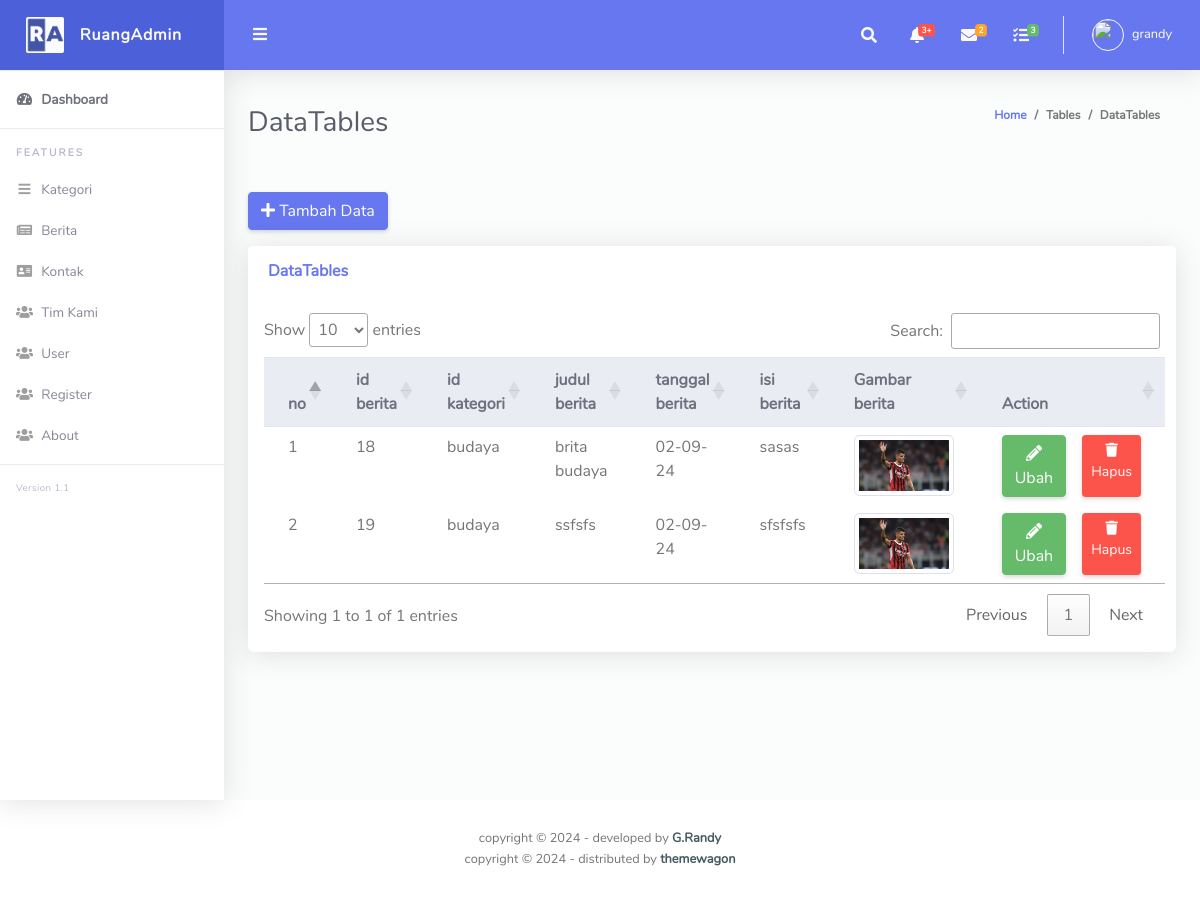
/admin/?page=berita/index (signed in), run on the app's committed database.
### tables this page shows
CREATE TABLE `berita` (
  `id_berita` int(11) NOT NULL AUTO_INCREMENT,
  `id_kategori` int(11) DEFAULT NULL,
  `judul_berita` varchar(100) DEFAULT NULL,
  `tgl_berita` date DEFAULT NULL,
  `isi_berita` text,
  `gambar_berita` varchar(255) DEFAULT NULL,
  PRIMARY KEY (`id_berita`)
);

CREATE TABLE `kategori` (
  `id_kategori` int(11) NOT NULL AUTO_INCREMENT,
  `nama_kategori` varchar(100) DEFAULT NULL,
  PRIMARY KEY (`id_kategori`)
);

### admin/index.php (called while the page is built, shortened)
<?php
include "layout/header.php";
include "content.php";
include "layout/footer.php";

### admin/berita/index.php (the view, shortened to what this page needs)
<div class="container-fluid" id="container-wrapper">
  <div class="d-sm-flex align-items-center justify-content-between mb-4">
    <h1 class="h3 mb-0 text-gray-800">DataTables</h1>
    <ol class="breadcrumb">
      <li class="breadcrumb-item"><a href="./">Home</a></li>
      <li class="breadcrumb-item">Tables</li>
      <li class="breadcrumb-item active" aria-current="page">DataTables</li>
    </ol>
  </div>
  <div class="row">
    <div class="col-lg-12">
    <a href="?page=berita/tambah" class="btn btn-primary mb-3  mt-3"><i class="fas fa-plus"></i> Tambah Data </a>
      <div class="card mb-4">
        <div class="card-header py-3 d-flex flex-row align-items-center justify-content-between">
          <h6 class="m-0 font-weight-bold text-primary">DataTables</h6>
        </div>
        <div class="table-responsive p-3">
          <table class="table align-items-center table-flush" id="dataTable">
          <thead class="thead-light">
                      <tr>
                      <th>no</th>
                <th>id berita</th>
                <th>id kategori</th>
                <th>judul berita</th>
                <th>tanggal berita</th>
                <th>isi berita</th>
                <th>Gambar berita</th>
                <th>Action</th>
                      </tr>
                    </thead>
                    <?php
            $no = 1;
            $query = mysqli_query($koneksi, "SELECT berita.*, kategori.nama_kategori FROM berita JOIN kategori ON berita.id_kategori = kategori.id_kategori");
            while ($data = mysqli_fetch_array($query)) {
            ?>
                    <tbody>
                      <tr>
                    <td><?php echo $no++; ?></td>
                    <td><?php echo $data['id_berita']; ?></td>
                    <td><?php echo $data['nama_kategori']; ?></td>
                    <td><?php echo $data['judul_berita']; ?></td>
                    <td><?php echo date('d-m-y', strtotime($data['tgl_berita'])); ?></td>
                    <td><?php echo substr($data['isi_berita'], 0, 50); ?></td>
                    <td>
                         <img src="uploads/<?php echo $data['gambar_berita']; ?>" alt="Gambar Berita" class="img-thumbnail" style="max-width: 100px;">
                    </td>
                    <td>
                    <div class="d-flex justify-content-center ">
                                        <a href="?page=berita/ubah&id_berita=<?= $data['id_berita'] ?>"
                                            class="btn btn-success mr-3"><i class="fa fa-pencil-alt"></i> Ubah</a>
                    <a href="?page=berita/hapus&id_kategori=<?=$data['id_kategori'];?>" class="btn btn-danger btn-sm" onclick="return confirm('Anda yakin ingin menghapus berita ini?')"> <i class="fas fa-trash"></i>Hapus</a>
                    </td>
                      </tr>
                    </tbody>
                    <?php } ?>
                  </table>
                </div>
              </div>
            </div>
        </div>
      </div>
    </div>
  </div>
</div>

### data on the page
berita: id_berita "18", id_kategori.nama_kategori "budaya", judul_berita "brita budaya", tgl_berita "02-09-24", isi_berita "sasas", gambar_berita (picture)
berita: id_berita "19", id_kategori.nama_kategori "budaya", judul_berita "ssfsfs", tgl_berita "02-09-24", isi_berita "sfsfsfs", gambar_berita (picture)

### other printed values
$_SESSION['nama_lengkap'] "grandy"
